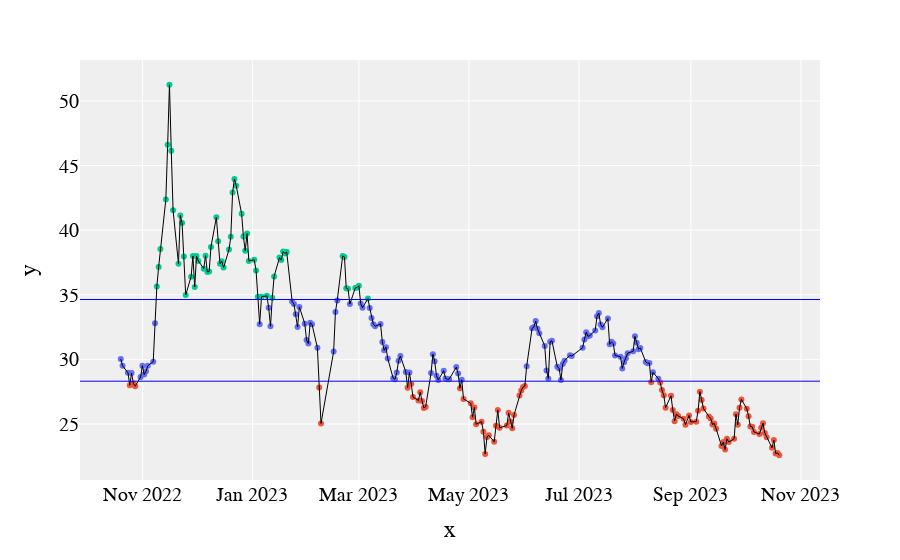

Here is the notebook cell this chart was saved with:
### Code cell
# Convert adjusted closing price to numpy array
data_price = np.array(data["adj close"])


# Perform cluster analysis
K = 3
kmeans = KMeans(n_clusters=K).fit(data_price.reshape(-1, 1))

# predict which cluster each price is in
clusters = kmeans.predict(data_price.reshape(-1, 1))
print("Clusters:\n", clusters)


# Create list to hold values, initialized with infinite values
min_max_values = []

# init for each cluster group
for i in range(K):

    # Add values for which no price could be greater or less
    min_max_values.append([np.inf, -np.inf])

# Print initial values
print(min_max_values)

# Get min/max for each cluster
for i in range(len(data_price)):

    # Get cluster assigned to price
    cluster = clusters[i]

    # Compare for min value
    if data_price[i] < min_max_values[cluster][0]:
        min_max_values[cluster][0] = data_price[i]

    # Compare for max value
    if data_price[i] > min_max_values[cluster][1]:
        min_max_values[cluster][1] = data_price[i]
# Print resulting values
print(min_max_values)


print("Initial Min/Max Values:\n", min_max_values)

# Create container for combined values
output = []

# Sort based on cluster minimum
s = sorted(min_max_values, key=lambda x: x[0])

# For each cluster get average of
for i, (_min, _max) in enumerate(s):

    # Append min from first cluster
    if i == 0:
        output.append(_min)

    # Append max from last cluster
    if i == len(min_max_values) - 1:
        output.append(_max)

    # Append average from cluster and adjacent for all others
    else:
        output.append(sum([_max, s[i+1][0]]) / 2)



# Add horizontal lines 
for cluster_avg in output[1:-1]:
    fig.add_hline(y=cluster_avg, line_width=1, line_color="blue")
    
    

# Arbitrarily 6 colors for our 6 clusters
colors = ['red', 'indigo', 'orange']

# Create Scatter plot, assigning each point a color based
# on it's grouping where group_number == index of color.
fig=px.scatter(x=data.index,y=data["adj close"],color=[colors[i] for i in clusters])


# Add horizontal lines 
for cluster_avg in output[1:-1]:
    fig.add_hline(y=cluster_avg, line_width=1, line_color="blue")
    
    

# Add a trace of the price for better clarity
fig.add_trace(go.Trace(
    x=data.index,
    y=data['adj close'],
    line_color="black",
    line_width=1
))


# Configure some styles
fig.update_layout(
    go.Layout(
    plot_bgcolor='#efefef',
    showlegend=False,
    # Font Families
    font_family='Monospace',
    font_color='#000000',
    font_size=20,
    xaxis=dict(
        rangeslider=dict(
            visible=False
        ))
)
)
